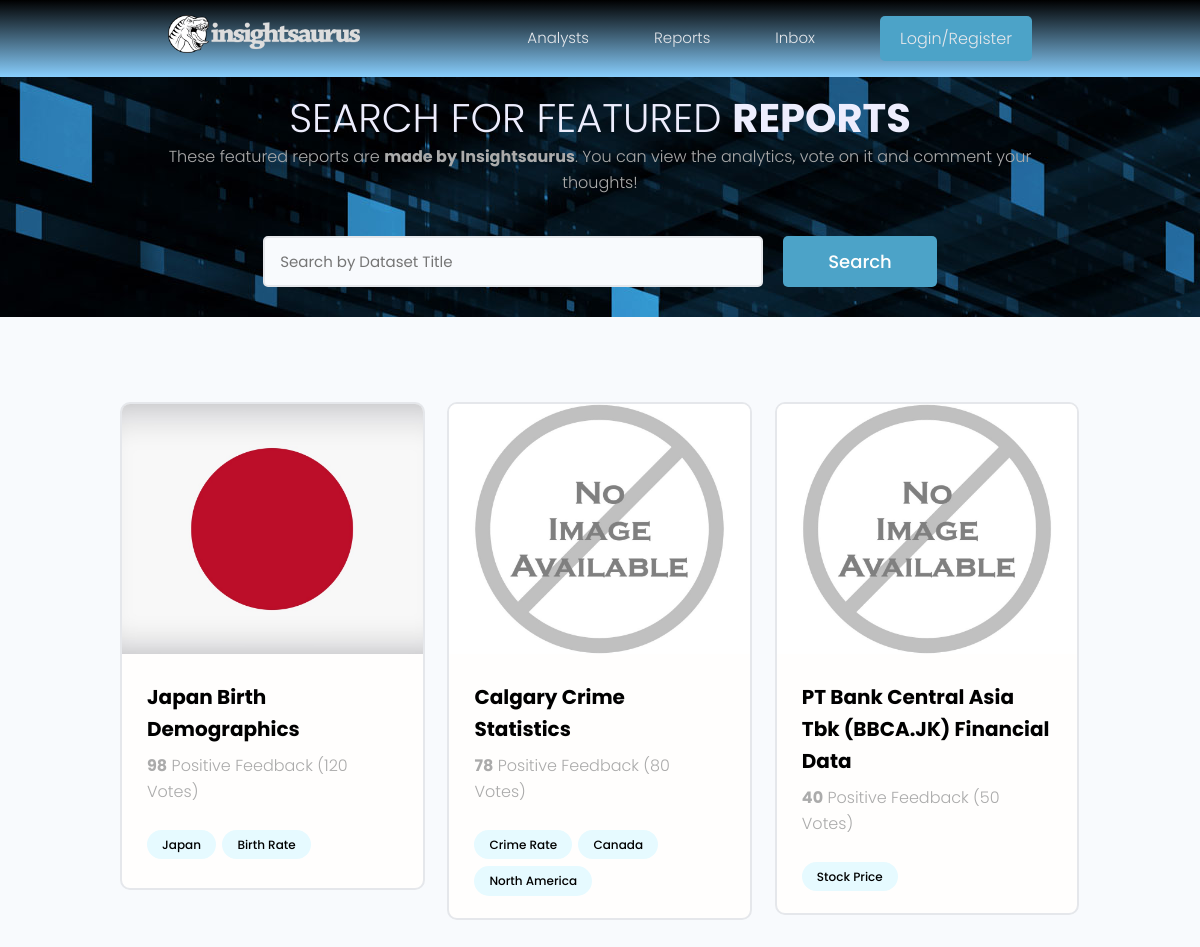
The page / on the database its author committed.
### datasets/models.py (models this page shows, shortened)
class Dataset(models.Model):
    title = models.CharField(max_length=200)
    description = models.TextField(null=True, blank=True)
    dataset_image = models.ImageField(null=True, blank=True, default="default.jpg")
    source_link = models.CharField(max_length=2000, null=True, blank=True)
    tags = models.ManyToManyField('Tag', blank=True)
    vote_total = models.IntegerField(default=0, null=True, blank=True)
    vote_ratio = models.IntegerField(default=0, null=True, blank=True)
    created = models.DateTimeField(auto_now_add=True)
    id_num = models.UUIDField(default=uuid.uuid4, unique=True, primary_key=True, editable=False)

class Tag(models.Model):
    name = models.CharField(max_length=200)
    created = models.DateTimeField(auto_now_add=True)
    id_num = models.UUIDField(default=uuid.uuid4, unique=True, primary_key=True, editable=False)
    def __str__(self):
        return self.name

### datasets/views.py (the view)
# urls.py: path('', views.datasets, name="datasets"),
def datasets(request):
    datasets = Dataset.objects.all()
    context = {'datasets': datasets}
    return render(request, 'datasets/datasets.html', context)

### datasets/templates/datasets/datasets.html (shortened to what this page needs)
{% extends "main.html" %}
{% block content %}
<main class="projects">
    <section class="hero-section text-center">
      <div class="container container--narrow">
        <div class="hero-section__box">
          <h2>Search for Featured <span> Reports</span></h2>
          <p>These featured reports are <b>made by Insightsaurus</b>. You can view the analytics, vote on it and comment your thoughts!</p>
        </div>
        <div class="hero-section__search">
          <form class="form" action="#" method="get">
            <div class="form__field">
              <input class="input input--text" id="formInput#search" type="text" name="text"
                placeholder="Search by Dataset Title" />
            </div>
            <input class="btn btn--sub btn--lg" type="submit" value="Search" />
          </form>
        </div>
      </div>
    </section>
    <section class="projectsList">
      <div class="container">
        <div class="grid grid--three">
          {% for dataset in datasets %}
          <div class="column">
            <div class="card project">
              <a href="{% url 'dataset' dataset.id_num %}" class="project">
                <img class="project__thumbnail" src="{{ dataset.dataset_image.url }}" alt="project thumbnail" />
                <div class="card__body">
                  <h3 class="project__title">{{dataset.title}}</h3>
                  <p class="project--rating">
                    <span style="font-weight: bold;">{{dataset.vote_ratio}}</span> Positive
                    Feedback ({{dataset.vote_total}} Vote{{dataset.vote_total|pluralize:"s"}})
                  </p>
                  <div class="project__tags">
                    {% for tag in dataset.tags.all %}
                    <span class="tag tag--pill tag--main">
                      <small>{{tag}}</small>
                    </span>
                    {% endfor %}
                  </div>
                </div>
              </a>
            </div>
          </div>
          {% endfor %}
        </div>
      </div>
    </section>
  </main>
{% endblock content %}

### static/styles/app.css (style rules this page uses)
:root { --color-sub: #000000; }
.btn--sub { background-color: var(--color-sub-light); }
.card { border: 2px solid var(--color-light); }
img { width: 100%; }
.hero-section.text-center { background: url(../images/data-analysis.jpg); }
.hero-section { height: 40vh; display: flex; align-items: center; }
.hero-section__box { margin-bottom: 4rem; }
.hero-section__box > h2, .hero-section__box > h2 > span { font-size: 4rem; color: var(--color-light); line-height: 1.3; text-transform: uppercase; }
.hero-section__box > h2 { font-weight: 300; }
.hero-section__box > h2 > span { font-weight: 700; }
.hero-section__search > .form { display: flex; align-items: center; justify-content: center; gap: 2rem; }
.hero-section__search > .form input.input--text { width: 50rem; }
.project--rating { margin-bottom: 1.6em; margin-top: .5em; }
.projects > .hero-section { height: 30vh; background: url(../images/data-analysis.jpg); }
.projects .hero-section__box { margin-bottom: 2.5rem; }
.projects .hero-section__box > h2 { color: var(--color-sub-lighter); }
.projects .hero-section__box > h2 > span { font-weight: 700; color: var(--color-sub-lighter); }
.projectsList { margin-top: 8rem; }
.project__thumbnail { height: 25rem; object-fit: cover; object-position: top center; }
.project__title { font-size: 2rem; font-weight: 700; color: var(--color-sub); }

### static/uikit/styles/modules/_variables.css (style rules this page uses)
:root { --color-main: #000000; --color-main-light: #e6faff; --color-sub: #63D0B8; --color-sub-light: #4ca3c8; --color-sub-lighter: #ededfd; --color-text: #ababab; --color-gray: #8b8b8b; --color-light: #e5e7eb; --color-light-gray: #767676; --color-bg: #f8fafd; --color-white: #fffefd; --color-white-light: #f3f3f3; --color-success: #359e64; --color-success-bg: #def8e8; --color-error: #fc4b0b; --color-error-bg: #fff2ee; --font-base: 'Poppins', arial, helvetica, 'Segoe UI', roboto, ubuntu, sans-serif; --font-monospace: 'Fira Code', 'Courier New', courier, monospace; --font-regular: 300; --font-medium: 500; --font-bold: 700; --generic-shadow: 1px 1px 5px #00000010; --generic-transition: all 0.3s ease-in-out; }

### static/uikit/styles/modules/_base.css (style rules this page uses)
* { margin: 0; padding: 0; box-sizing: border-box; text-rendering: optimizeLegibility; color: inherit; font-size: inherit; }
html { font-size: 50%; }
@media only screen and (min-width: 480px) { html { font-size: 56.25%; } }
@media only screen and (min-width: 1200px) { html { font-size: 62.5%; } }
body { line-height: 1.6; font-weight: 400; font-size: 1.5rem; color: var(--color-text); background-color: var(--color-bg); min-height: 100vh; }

### static/uikit/styles/modules/_typography.css (style rules this page uses)
* { font-family: var(--font-base); }
h2 { font-size: 3.6rem; font-weight: var(--font-bold); }
h3 { font-size: 3.2rem; font-weight: var(--font-medium); }
p, span, strong { font-size: 1.6rem; color: var(--color-text); font-weight: var(--font-regular); }
a { padding-bottom: 2px; text-decoration: none; display: inline-block; color: var(--color-main); font-weight: var(--font-medium); }

### static/uikit/styles/modules/_utilities.css (style rules this page uses)
.container { width: 92%; max-width: 165rem; margin: 0 auto; box-sizing: border-box; }
.container--narrow { width: 92%; max-width: 120rem; }
@media screen and (min-width: 1000px) { .container { width: 90%; } }
@media screen and (min-width: 1000px) { .container--narrow { width: 85%; } }
@media screen and (min-width: 1200px) { .container { width: 80%; } }
@media screen and (min-width: 1200px) { .container--narrow { width: 72%; } }
.text-center { text-align: center; }

### static/uikit/styles/modules/_button.css (style rules this page uses)
.btn { display: inline-block; position: relative; cursor: pointer; background-color: var(--color-light); font-weight: var(--font-medium); color: var(--color-sub); text-decoration: none; padding: 1rem 2rem; border-radius: 0.5rem; border: none; width: -webkit-fit-content; width: -moz-fit-content; width: fit-content; height: -webkit-fit-content; height: -moz-fit-content; height: fit-content; font-size: 1.6rem; outline-width: 0; outline-color: transparent; -webkit-backface-visibility: hidden; backface-visibility: hidden; transition: all 0.3s ease-in-out; }
.btn--sub { background-color: var(--color-sub); color: var(--color-white); }
.btn--lg { font-size: 1.8rem; padding: 1.2rem 4.5rem; }

### static/uikit/styles/modules/_card.css (style rules this page uses)
.card { border-radius: 1rem; background-color: var(--color-white); border: 1.5px solid var(--color-light); width: auto; height: auto; margin-top: 0.5rem; margin-bottom: 0.5rem; overflow: hidden; }
.card__body, .card__header { padding: 2rem 2.5rem; }

### rows shown on the page
Dataset: dataset_image (picture), title "Japan Birth Demographics", vote_ratio "98", vote_total "120"
Tag: name "Japan"
Tag: name "Birth Rate"
Dataset: dataset_image (placeholder picture), title "Calgary Crime Statistics", vote_ratio "78", vote_total "80"
Tag: name "Crime Rate"
Tag: name "Canada"
Tag: name "North America"
Dataset: dataset_image (placeholder picture), title "PT Bank Central Asia Tbk (BBCA.JK) Financial Data", vote_ratio "40", vote_total "50"
Tag: name "Stock Price"
